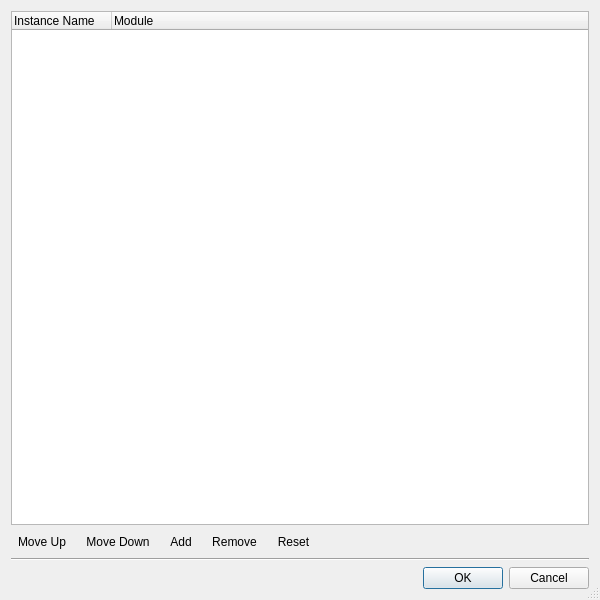
<?xml version="1.0" encoding="UTF-8"?>
<ui version="4.0">
 <class>ModuleDialog</class>
 <widget class="QDialog" name="ModuleDialog">
  <property name="windowModality">
   <enum>Qt::ApplicationModal</enum>
  </property>
  <property name="geometry">
   <rect>
    <x>0</x>
    <y>0</y>
    <width>600</width>
    <height>600</height>
   </rect>
  </property>
  <property name="windowTitle">
   <string>Modules</string>
  </property>
  <property name="sizeGripEnabled">
   <bool>true</bool>
  </property>
  <property name="modal">
   <bool>true</bool>
  </property>
  <layout class="QVBoxLayout" name="verticalLayout">
   <item>
    <widget class="QTreeWidget" name="m_treeWidget">
     <property name="tabKeyNavigation">
      <bool>false</bool>
     </property>
     <property name="showDropIndicator" stdset="0">
      <bool>true</bool>
     </property>
     <property name="dragEnabled">
      <bool>false</bool>
     </property>
     <property name="dragDropMode">
      <enum>QAbstractItemView::NoDragDrop</enum>
     </property>
     <property name="defaultDropAction">
      <enum>Qt::IgnoreAction</enum>
     </property>
     <property name="alternatingRowColors">
      <bool>false</bool>
     </property>
     <property name="selectionMode">
      <enum>QAbstractItemView::ContiguousSelection</enum>
     </property>
     <property name="rootIsDecorated">
      <bool>false</bool>
     </property>
     <property name="uniformRowHeights">
      <bool>true</bool>
     </property>
     <property name="allColumnsShowFocus">
      <bool>true</bool>
     </property>
     <attribute name="headerVisible">
      <bool>true</bool>
     </attribute>
     <attribute name="headerStretchLastSection">
      <bool>true</bool>
     </attribute>
     <column>
      <property name="text">
       <string>Instance Name</string>
      </property>
     </column>
     <column>
      <property name="text">
       <string>Module</string>
      </property>
     </column>
    </widget>
   </item>
   <item>
    <layout class="QHBoxLayout" name="horizontalLayout">
     <item>
      <widget class="QToolButton" name="m_upButton">
       <property name="text">
        <string>Move Up</string>
       </property>
       <property name="icon">
        <iconset resource="resources.qrc">
         <normaloff>:/images/arrow_up.png</normaloff>:/images/arrow_up.png</iconset>
       </property>
       <property name="toolButtonStyle">
        <enum>Qt::ToolButtonTextBesideIcon</enum>
       </property>
       <property name="autoRaise">
        <bool>true</bool>
       </property>
       <property name="arrowType">
        <enum>Qt::NoArrow</enum>
       </property>
      </widget>
     </item>
     <item>
      <widget class="QToolButton" name="m_downButton">
       <property name="text">
        <string>Move Down</string>
       </property>
       <property name="icon">
        <iconset resource="resources.qrc">
         <normaloff>:/images/arrow_down.png</normaloff>:/images/arrow_down.png</iconset>
       </property>
       <property name="toolButtonStyle">
        <enum>Qt::ToolButtonTextBesideIcon</enum>
       </property>
       <property name="autoRaise">
        <bool>true</bool>
       </property>
       <property name="arrowType">
        <enum>Qt::NoArrow</enum>
       </property>
      </widget>
     </item>
     <item>
      <widget class="QToolButton" name="m_addButton">
       <property name="text">
        <string>Add</string>
       </property>
       <property name="icon">
        <iconset resource="resources.qrc">
         <normaloff>:/images/add.png</normaloff>:/images/add.png</iconset>
       </property>
       <property name="toolButtonStyle">
        <enum>Qt::ToolButtonTextBesideIcon</enum>
       </property>
       <property name="autoRaise">
        <bool>true</bool>
       </property>
      </widget>
     </item>
     <item>
      <widget class="QToolButton" name="m_deleteButton">
       <property name="text">
        <string>Remove</string>
       </property>
       <property name="icon">
        <iconset resource="resources.qrc">
         <normaloff>:/images/delete.png</normaloff>:/images/delete.png</iconset>
       </property>
       <property name="toolButtonStyle">
        <enum>Qt::ToolButtonTextBesideIcon</enum>
       </property>
       <property name="autoRaise">
        <bool>true</bool>
       </property>
      </widget>
     </item>
     <item>
      <widget class="QToolButton" name="m_resetButton">
       <property name="text">
        <string>Reset</string>
       </property>
       <property name="icon">
        <iconset resource="resources.qrc">
         <normaloff>:/images/time_go.png</normaloff>:/images/time_go.png</iconset>
       </property>
       <property name="toolButtonStyle">
        <enum>Qt::ToolButtonTextBesideIcon</enum>
       </property>
       <property name="autoRaise">
        <bool>true</bool>
       </property>
      </widget>
     </item>
     <item>
      <spacer name="horizontalSpacer">
       <property name="orientation">
        <enum>Qt::Horizontal</enum>
       </property>
       <property name="sizeHint" stdset="0">
        <size>
         <width>40</width>
         <height>20</height>
        </size>
       </property>
      </spacer>
     </item>
    </layout>
   </item>
   <item>
    <widget class="Line" name="line">
     <property name="orientation">
      <enum>Qt::Horizontal</enum>
     </property>
    </widget>
   </item>
   <item>
    <layout class="QHBoxLayout" name="horizontalLayout_2">
     <item>
      <spacer name="horizontalSpacer_2">
       <property name="orientation">
        <enum>Qt::Horizontal</enum>
       </property>
       <property name="sizeHint" stdset="0">
        <size>
         <width>40</width>
         <height>20</height>
        </size>
       </property>
      </spacer>
     </item>
     <item>
      <widget class="QDialogButtonBox" name="m_buttonBox">
       <property name="standardButtons">
        <set>QDialogButtonBox::Cancel|QDialogButtonBox::Ok</set>
       </property>
      </widget>
     </item>
    </layout>
   </item>
  </layout>
 </widget>
 <resources>
  <include location="resources.qrc"/>
 </resources>
 <connections>
  <connection>
   <sender>m_buttonBox</sender>
   <signal>accepted()</signal>
   <receiver>ModuleDialog</receiver>
   <slot>accept()</slot>
   <hints>
    <hint type="sourcelabel">
     <x>589</x>
     <y>588</y>
    </hint>
    <hint type="destinationlabel">
     <x>274</x>
     <y>657</y>
    </hint>
   </hints>
  </connection>
  <connection>
   <sender>m_buttonBox</sender>
   <signal>rejected()</signal>
   <receiver>ModuleDialog</receiver>
   <slot>reject()</slot>
   <hints>
    <hint type="sourcelabel">
     <x>589</x>
     <y>589</y>
    </hint>
    <hint type="destinationlabel">
     <x>420</x>
     <y>662</y>
    </hint>
   </hints>
  </connection>
  <connection>
   <sender>m_treeWidget</sender>
   <signal>itemSelectionChanged()</signal>
   <receiver>ModuleDialog</receiver>
   <slot>selectionChanged()</slot>
   <hints>
    <hint type="sourcelabel">
     <x>387</x>
     <y>81</y>
    </hint>
    <hint type="destinationlabel">
     <x>429</x>
     <y>112</y>
    </hint>
   </hints>
  </connection>
  <connection>
   <sender>m_upButton</sender>
   <signal>clicked()</signal>
   <receiver>ModuleDialog</receiver>
   <slot>moveUp()</slot>
   <hints>
    <hint type="sourcelabel">
     <x>60</x>
     <y>536</y>
    </hint>
    <hint type="destinationlabel">
     <x>14</x>
     <y>570</y>
    </hint>
   </hints>
  </connection>
  <connection>
   <sender>m_downButton</sender>
   <signal>clicked()</signal>
   <receiver>ModuleDialog</receiver>
   <slot>moveDown()</slot>
   <hints>
    <hint type="sourcelabel">
     <x>119</x>
     <y>535</y>
    </hint>
    <hint type="destinationlabel">
     <x>50</x>
     <y>578</y>
    </hint>
   </hints>
  </connection>
  <connection>
   <sender>m_addButton</sender>
   <signal>clicked()</signal>
   <receiver>ModuleDialog</receiver>
   <slot>addModule()</slot>
   <hints>
    <hint type="sourcelabel">
     <x>223</x>
     <y>534</y>
    </hint>
    <hint type="destinationlabel">
     <x>136</x>
     <y>562</y>
    </hint>
   </hints>
  </connection>
  <connection>
   <sender>m_deleteButton</sender>
   <signal>clicked()</signal>
   <receiver>ModuleDialog</receiver>
   <slot>removeModule()</slot>
   <hints>
    <hint type="sourcelabel">
     <x>278</x>
     <y>534</y>
    </hint>
    <hint type="destinationlabel">
     <x>165</x>
     <y>569</y>
    </hint>
   </hints>
  </connection>
  <connection>
   <sender>m_resetButton</sender>
   <signal>clicked()</signal>
   <receiver>ModuleDialog</receiver>
   <slot>reset()</slot>
   <hints>
    <hint type="sourcelabel">
     <x>348</x>
     <y>536</y>
    </hint>
    <hint type="destinationlabel">
     <x>194</x>
     <y>574</y>
    </hint>
   </hints>
  </connection>
  <connection>
   <sender>m_treeWidget</sender>
   <signal>itemDoubleClicked(QTreeWidgetItem*,int)</signal>
   <receiver>ModuleDialog</receiver>
   <slot>editItem(QTreeWidgetItem*,int)</slot>
   <hints>
    <hint type="sourcelabel">
     <x>316</x>
     <y>230</y>
    </hint>
    <hint type="destinationlabel">
     <x>272</x>
     <y>195</y>
    </hint>
   </hints>
  </connection>
 </connections>
 <slots>
  <slot>selectionChanged()</slot>
  <slot>moveUp()</slot>
  <slot>moveDown()</slot>
  <slot>addModule()</slot>
  <slot>removeModule()</slot>
  <slot>reset()</slot>
  <slot>editItem(QTreeWidgetItem*,int)</slot>
 </slots>
</ui>
